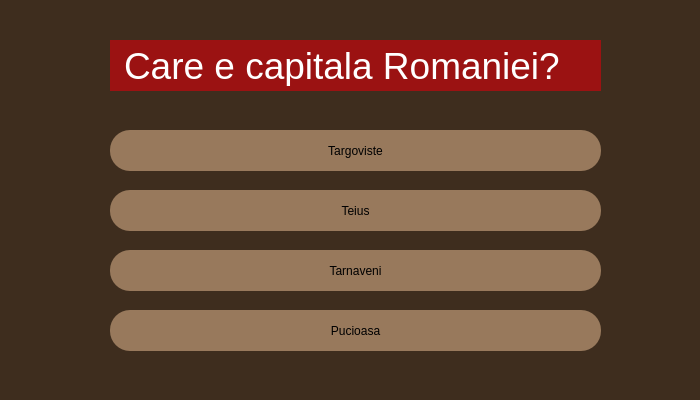
<?xml version="1.0" encoding="UTF-8"?>
<ui version="4.0">
 <class>QuestionClass</class>
 <widget class="QWidget" name="QuestionClass">
  <property name="windowModality">
   <enum>Qt::NonModal</enum>
  </property>
  <property name="geometry">
   <rect>
    <x>0</x>
    <y>0</y>
    <width>700</width>
    <height>400</height>
   </rect>
  </property>
  <property name="windowTitle">
   <string>Question</string>
  </property>
  <property name="autoFillBackground">
   <bool>false</bool>
  </property>
  <property name="styleSheet">
   <string notr="true">background-color: #3E2D1E;</string>
  </property>
  <widget class="QLabel" name="label">
   <property name="geometry">
    <rect>
     <x>110</x>
     <y>40</y>
     <width>491</width>
     <height>51</height>
    </rect>
   </property>
   <property name="font">
    <font>
     <pointsize>28</pointsize>
    </font>
   </property>
   <property name="styleSheet">
    <string notr="true">background-color: #9B1212;
border-radius: 0;
color: #ffffff;
padding: 5px</string>
   </property>
   <property name="text">
    <string>Care e capitala Romaniei?</string>
   </property>
  </widget>
  <widget class="QPushButton" name="pushButton">
   <property name="geometry">
    <rect>
     <x>110</x>
     <y>130</y>
     <width>491</width>
     <height>41</height>
    </rect>
   </property>
   <property name="cursor">
    <cursorShape>PointingHandCursor</cursorShape>
   </property>
   <property name="styleSheet">
    <string notr="true">background-color: rgb(152, 121, 92);
border-radius: 20px;</string>
   </property>
   <property name="text">
    <string>Targoviste</string>
   </property>
  </widget>
  <widget class="QPushButton" name="pushButton_2">
   <property name="geometry">
    <rect>
     <x>110</x>
     <y>190</y>
     <width>491</width>
     <height>41</height>
    </rect>
   </property>
   <property name="cursor">
    <cursorShape>PointingHandCursor</cursorShape>
   </property>
   <property name="styleSheet">
    <string notr="true">background-color: rgb(152, 121, 92);
border-radius: 20px;</string>
   </property>
   <property name="text">
    <string>Teius</string>
   </property>
  </widget>
  <widget class="QPushButton" name="pushButton_3">
   <property name="geometry">
    <rect>
     <x>110</x>
     <y>250</y>
     <width>491</width>
     <height>41</height>
    </rect>
   </property>
   <property name="cursor">
    <cursorShape>PointingHandCursor</cursorShape>
   </property>
   <property name="styleSheet">
    <string notr="true">background-color: rgb(152, 121, 92);
border-radius: 20px;</string>
   </property>
   <property name="text">
    <string>Tarnaveni</string>
   </property>
  </widget>
  <widget class="QPushButton" name="pushButton_4">
   <property name="geometry">
    <rect>
     <x>110</x>
     <y>310</y>
     <width>491</width>
     <height>41</height>
    </rect>
   </property>
   <property name="cursor">
    <cursorShape>PointingHandCursor</cursorShape>
   </property>
   <property name="styleSheet">
    <string notr="true">background-color: rgb(152, 121, 92);
border-radius: 20px;</string>
   </property>
   <property name="text">
    <string>Pucioasa</string>
   </property>
  </widget>
 </widget>
 <layoutdefault spacing="6" margin="11"/>
 <resources/>
 <connections/>
</ui>
